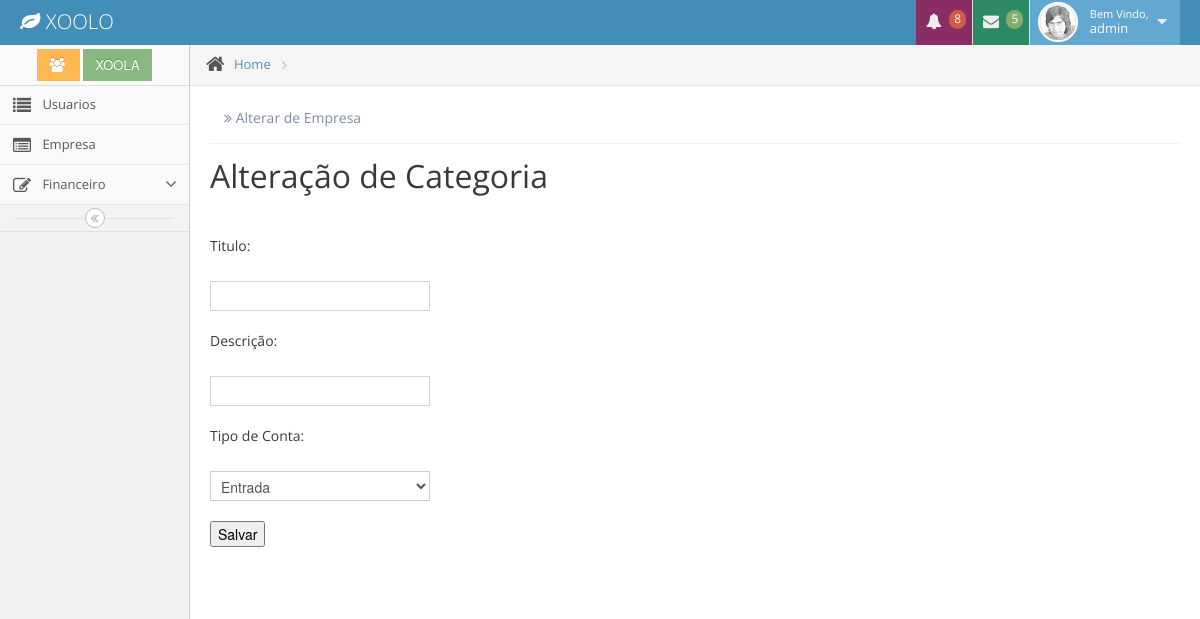
The page /categoria/edit/3 (signed in) on the database as committed earlier.
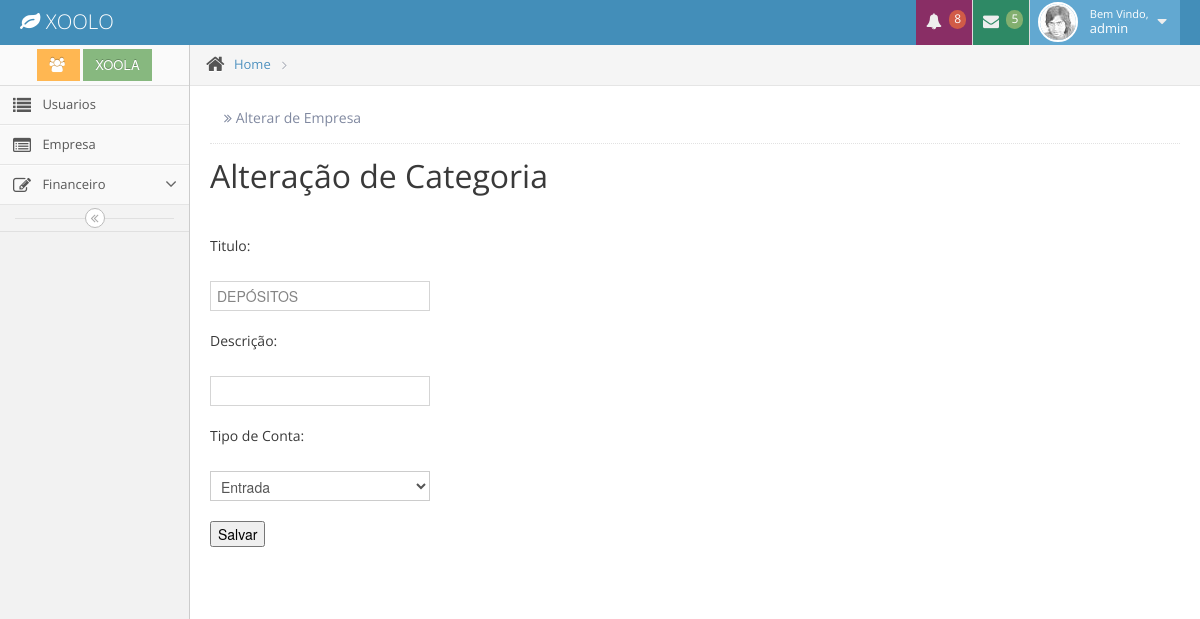
The same page on the database as committed later.
### app/model/__init__.py (models this page shows, shortened)
class Categoria(db.Model):
      id            = db.Column(db.Integer, primary_key=True)
      titulo        = db.Column(db.String(100), index=True)
      descricao     = db.Column(db.String(255), index=True)
      status        = db.Column(db.Integer)
      empresa_id    = db.Column(db.Integer, db.ForeignKey('empresa.id'))
      Movimentacao  = db.relationship('Movimentacao', backref='categoria', lazy='dynamic')
      Planejamento  = db.relationship('Planejamento', backref='categoria', lazy='dynamic')
      date_created  = db.Column(db.DateTime)
      date_modified = db.Column(db.DateTime)

### app/controllers/categoria/controllers.py (the view)
@categoria.route("/edit/<int:cat_id>", methods = ["GET","POST"])
@login_required
def edit(cat_id):
    cat = Categoria.query.get(cat_id)
    form = CatForm(obj=cat)
    if form.validate_on_submit():
       cat.titulo     = form.titulo.data
       cat.descricao  = form.descricao.data
       cat.status     = form.status.data
       cat.update()
       return redirect(url_for('categoria.index'))
    return render_template("categoria/edit.html",title='Alterar de Empresa', form=form)

### app/controllers/categoria/forms.py
class CatForm(Form):
     titulo    = StringField('titulo', validators=[DataRequired()])
     descricao = StringField('titulo', validators=[DataRequired()])
     status    = SelectField('Tipo de Conta', choices=[('0','Entrada'),('1','Saída')])

### app/__init__.py (called while the page is built)
@app.context_processor
def utility_processor():
    def formatar_dinheiro(value):
        if type(value) == str:
           value = int(value)
        valor = format_decimal(value, format='#.##,##;(#)')
        return "R$ {}".format(valor)
    return dict(formatar_dinheiro=formatar_dinheiro)

### app/controllers/auth/controllers.py (called while the page is built)
@login_manager.user_loader
def user_loader(user_id):
    return Usuario.query.get(user_id)

### app/controllers/categoria/controllers.py (called while the page is built)
@categoria.context_processor
def dados():
    empresa = Empresa.query.get(session['empresa'])
    usuario = Usuario.query.get(current_user.id)
    return dict(empresa=empresa.nome, usuario = usuario.nome)

### app/templates/categoria/edit.html (shortened to what this page needs)
{% extends "layout/base.html" %}
{% block content %}
   <h1> Alteração de Categoria </h1>
    <form action="" method="post" name="new">
      <p>
                 <br>
       </p>
          <p>
              <p>
                 <label>Titulo: </label> <br/>
                 {{ form.titulo(size=30) }} <br/>
              </p>
              <p>
                 <label>Descrição:</label> <br/>
                 {{ form.descricao(size=30) }} <br/>
              </p>
               <p>
                 <label>Tipo de Conta: </label>  <br/>
                    {{ form.status }} <br/>
               </p>
          <p><input type="submit" value="Salvar"></p>
      </form>
{% endblock %}

Rows that differ between the two databases and show on the page:
added Categoria: titulo "DEPÓSITOS", status "Entrada"
Other text that changed with them:
form field status: "Entrada" → (not shown)
